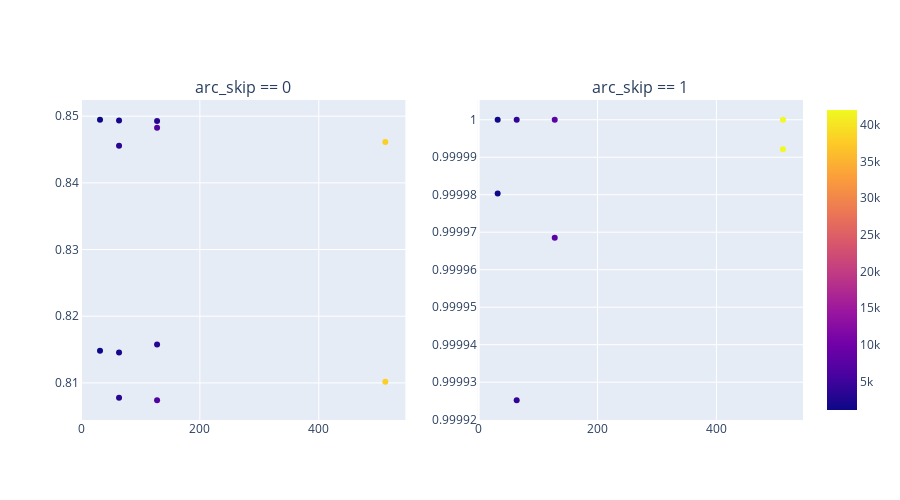

Notebook code cell kept with this figure:
### Code cell
import plotly.express as px
import pandas as pd

hue = "arc_num_params"
yplot = "test_Accuracy"
xplot = "arc_latent_volume"

extra_info = ["test_file", "arc_features", "train_Accuracy", "valid_Accuracy"]

df0 = df.query("arc_skip == 0")
df1 = df.query("arc_skip == 1")

fig0 = px.scatter(
    df0, x=xplot, y=yplot, color=hue, title="No skip", hover_data=extra_info
)
fig1 = px.scatter(df1, x=xplot, y=yplot, color=hue, title="Skip", hover_data=extra_info)

fig0.update_layout(showlegend=False)  # Oculta la leyenda en el primer gráfico

# Combinar ambos gráficos en subplots
from plotly.subplots import make_subplots
import plotly.graph_objects as go

fig = make_subplots(rows=1, cols=2, subplot_titles=["arc_skip == 0", "arc_skip == 1"])

for trace in fig0.data:
    fig.add_trace(trace, row=1, col=1)

for trace in fig1.data:
    fig.add_trace(trace, row=1, col=2)

fig.update_layout(width=900, height=500, legend_title="Num Params", showlegend=True)

fig.show()

### Figure 1 — Plotly figure (JSON) as saved in the notebook; plotly's stock layout.template omitted (floating-point values rounded to 4 significant figures)
{"data": [{"customdata": [["test_srp.csv", "[4, 4, 4, 8, 8]", 0.7944, 0.7934], ["test_tRNA.csv", "[4, 4, 4, 8, 8]", 0.7818, 0.7843], ["test_tRNA.csv", "[4, 4, 4, 8, 16]", 0.7869, 0.7895], ["test_srp.csv", "[4, 4, 4, 8, 16]", 0.7991, 0.8006], ["test_srp.csv", "[4, 8, 8, 16, 16]", 0.8171, 0.8155], ["test_tRNA.csv", "[4, 8, 8, 16, 16]", 0.8095, 0.8102], ["test_tRNA.csv", "[4, 8, 8, 8, 8]", 0.7964, 0.7986], ["test_srp.csv", "[4, 8, 8, 8, 8]", 0.8108, 0.8123], ["test_srp.csv", "[4, 4, 4, 4, 4]", 0.7961, 0.7961], ["test_tRNA.csv", "[4, 4, 4, 4, 4]", 0.7819, 0.7837], ["test_tRNA.csv", "[4, 8, 16, 32, 64]", 0.8275, 0.8279], ["test_srp.csv", "[4, 8, 16, 32, 64]", 0.8291, 0.8306]], "hovertemplate": "arc_latent_volume=%{x}<br>test_Accuracy=%{y}<br>test_file=%{customdata[0]}<br>arc_features=%{customdata[1]}<br>train_Accuracy=%{customdata[2]}<br>valid_Accuracy=%{customdata[3]}<br>arc_num_params=%{marker.color}<extra></extra>", "legendgroup": "", "marker": {"color": [1988, 1988, 2996, 2996, 6644, 6644, 3236, 3236, 1100, 1100, 37940, 37940], "coloraxis": "coloraxis", "symbol": "circle"}, "mode": "markers", "name": "", "orientation": "v", "showlegend": false, "type": "scatter", "x": [64, 64, 128, 128, 128, 128, 64, 64, 32, 32, 512, 512], "xaxis": "x", "y": [0.8145, 0.8494, 0.8493, 0.8157, 0.8074, 0.8483, 0.8456, 0.8078, 0.8148, 0.8495, 0.8461, 0.8101], "yaxis": "y"}, {"customdata": [["test_srp.csv", "[4, 8, 8, 16, 16]", 1.0, 1.0], ["test_tRNA.csv", "[4, 8, 8, 16, 16]", 1.0, 1.0], ["test_tRNA.csv", "[4, 8, 8, 8, 8]", 1.0, 1.0], ["test_srp.csv", "[4, 8, 8, 8, 8]", 1.0, 1.0], ["test_srp.csv", "[4, 4, 4, 4, 4]", 1.0, 1.0], ["test_tRNA.csv", "[4, 4, 4, 4, 4]", 1.0, 1.0], ["test_tRNA.csv", "[4, 8, 16, 32, 64]", 1.0, 1], ["test_srp.csv", "[4, 8, 16, 32, 64]", 1, 1]], "hovertemplate": "arc_latent_volume=%{x}<br>test_Accuracy=%{y}<br>test_file=%{customdata[0]}<br>arc_features=%{customdata[1]}<br>train_Accuracy=%{customdata[2]}<br>valid_Accuracy=%{customdata[3]}<br>arc_num_params=%{marker.color}<extra></extra>", "legendgroup": "", "marker": {"color": [7844, 7844, 3860, 3860, 1292, 1292, 42020, 42020], "coloraxis": "coloraxis", "symbol": "circle"}, "mode": "markers", "name": "", "orientation": "v", "showlegend": false, "type": "scatter", "x": [128, 128, 64, 64, 32, 32, 512, 512], "xaxis": "x2", "y": [1.0, 1, 1, 0.9999, 1.0, 1, 1, 1.0], "yaxis": "y2"}], "layout": {"annotations": [{"font": {"size": 16}, "showarrow": false, "text": "arc_skip == 0", "x": 0.225, "xanchor": "center", "xref": "paper", "y": 1, "yanchor": "bottom", "yref": "paper"}, {"font": {"size": 16}, "showarrow": false, "text": "arc_skip == 1", "x": 0.775, "xanchor": "center", "xref": "paper", "y": 1, "yanchor": "bottom", "yref": "paper"}], "height": 500, "legend": {"title": {"text": "Num Params"}}, "showlegend": true, "width": 900, "xaxis": {"anchor": "y", "domain": [0, 0.45]}, "xaxis2": {"anchor": "y2", "domain": [0.55, 1]}, "yaxis": {"anchor": "x", "domain": [0, 1]}, "yaxis2": {"anchor": "x2", "domain": [0, 1]}}}
